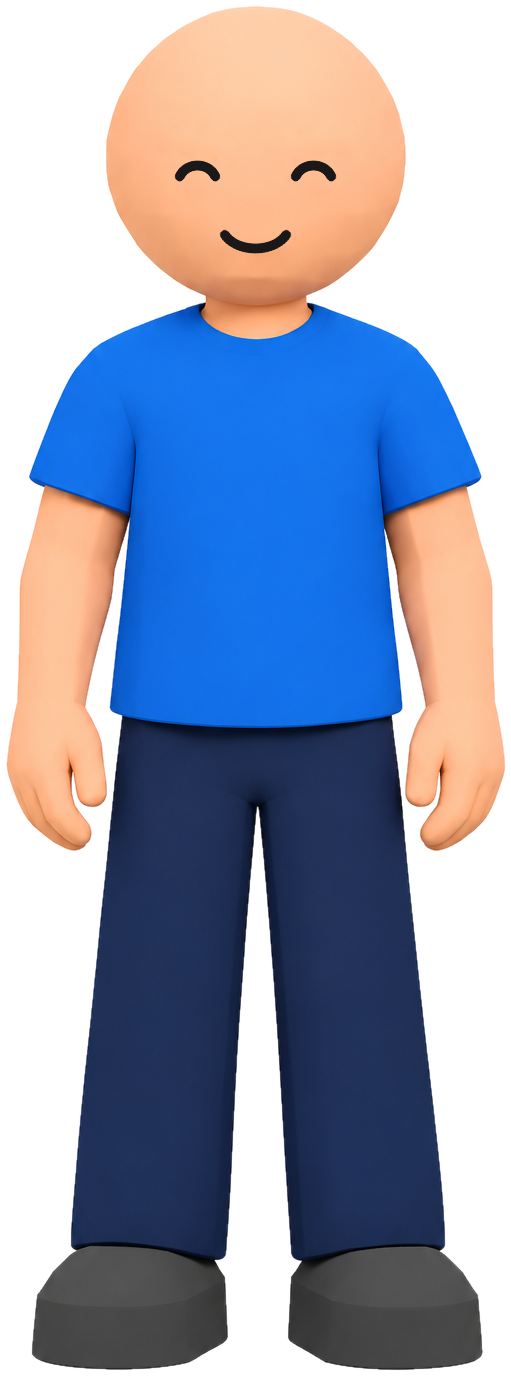
#> input picture production/chars/cut/bf_happy.png, 511 x 1376 px, found by its file name; its folder holds only this picture in this run
$ python puppet.py
#> lines starting #> are read from the running program, lines starting #| are printed output that depends on the picture; after the words box and inside, x2 and y2 are one past the last pixel; in counts of white or black regions, pixels touching at a corner belong together
"""Cut-out puppetry on the user's own character images (no redrawing): sitting legs, raised forearm, pointing arm."""
import os, glob
import numpy as np
from PIL import Image, ImageDraw, ImageFilter

S = os.path.dirname(os.path.abspath(__file__)); CUT = os.path.join(S, 'matte', 'cut'); OUT = os.path.join(S, 'matte', 'pup')
os.makedirs(OUT, exist_ok=True)
GEOM = {  # fractions of image height / width, measured on the references
    'bf': dict(hem=0.53, knee=0.745, arm_l=0.215, arm_r=0.785, elbow=(0.105, 0.445), shoulder=(0.15, 0.27), hand_bottom=0.665),
    'gf': dict(hem=0.565, knee=0.75, arm_l=0.0, arm_r=1.0),
}


# [47 lines left out: functions sit, rotate_part, not called in this run]


def skin_at(im, x, y):
    W, H = im.size; return im.getpixel((int(x * W), int(y * H)))


if __name__ == '__main__':
    from scipy import ndimage
    names = []
    for b in ('bf_ref', 'bf_happy', 'bf_worried', 'bf_smug', 'bf_surprised'):
        for suf in ('', '_talk', '_blink'):
            if os.path.exists(os.path.join(CUT, b + suf + '.png')):
                names.append(b + suf)
    for n in names:
        im = Image.open(os.path.join(CUT, n + '.png')).convert('RGBA'); g = GEOM['bf']
#> further down, im is the input picture: PIL image 511x1376 RGBA; mean R, G, B, A 148.1, 156.5, 179, 166.3
        a = np.asarray(im).copy(); W, H = im.size
#> after `W, H = im.size`: W = 511; H = 1376
        r, gg, b = a[..., 0].astype(int), a[..., 1].astype(int), a[..., 2].astype(int)
        trouser = (b > r) & (r < 90) & (gg < 90)          # never move trouser pixels with the arm
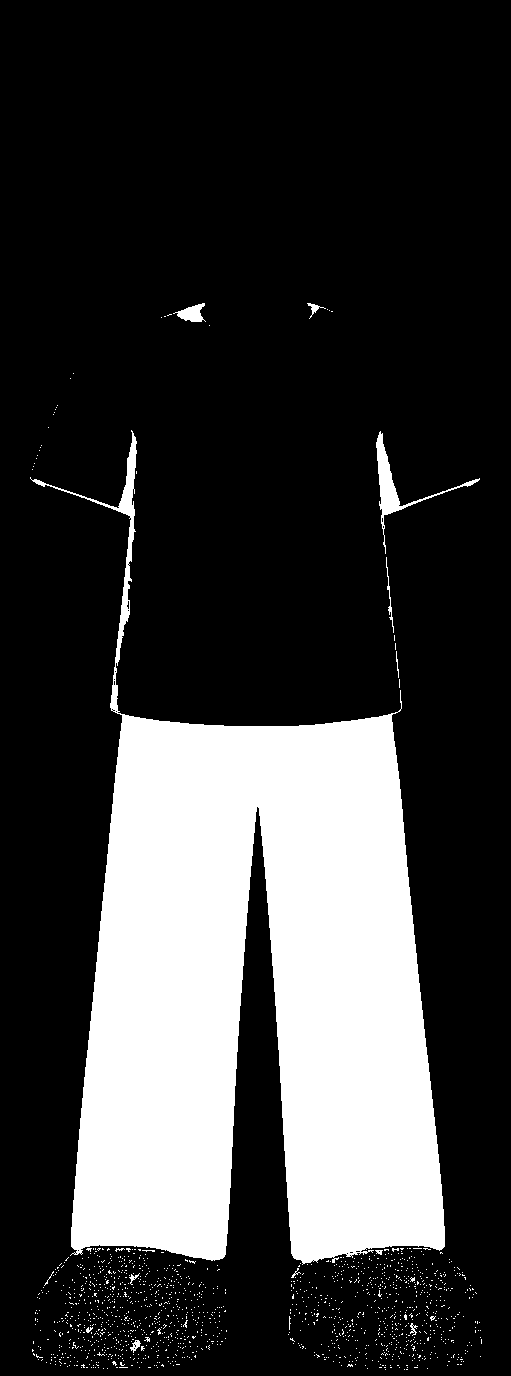
#> trouser: shape (1376, 511) bool; 23.2% white; 1439 white regions (1426 under 20 px), largest, box (x1, y1, x2, y2) and area: (30, 430, 445, 1265) 158654, (376, 431, 480, 554) 1309, (173, 303, 206, 322) 334
        colmask = np.zeros(trouser.shape, bool); colmask[int(0.29 * H):, :int(0.215 * W)] = True
        arm_only = a.copy(); arm_only[~colmask] = 0; arm_only[trouser] = 0
#> after `arm_only[trouser] = 0`: arm_only: shape (1376, 511, 4); mean R, G, B, A 30.9, 29.1, 28.5, 15.1
        body = a.copy(); body[colmask & ~trouser] = 0
#> after `body[colmask & ~trouser] = 0`:
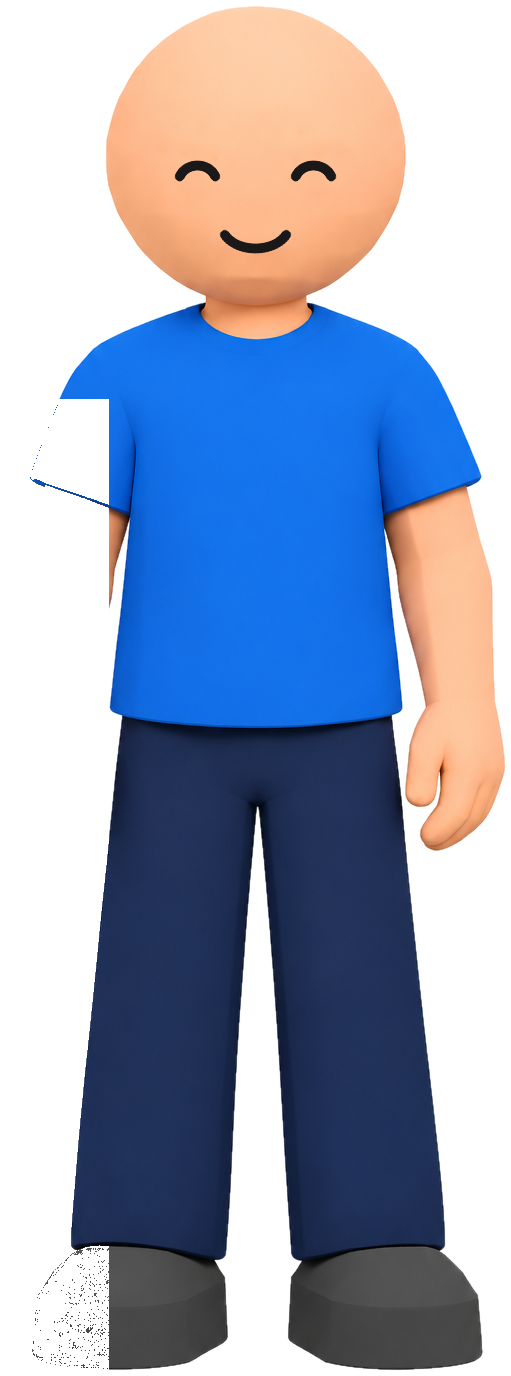
#> body: shape (1376, 511, 4); 13.84% of pixels changed, all inside (x1, y1, x2, y2) = (0, 399, 109, 1376); transparent parts drawn white
        body_img = Image.fromarray(body)
        sk = im.getpixel((int(0.105 * W), int(0.40 * H))); tee = im.getpixel((int(0.5 * W), int(0.35 * H)))
#> after `sk = im.getpixel((int(0.105 * W), int(0.4 * H)))`: sk = (254, 192, 150, 255)
#> after `tee = im.getpixel((int(0.5 * W), int(0.35 * H)))`: tee = (21, 116, 237, 255)
        def pose(region, pivot, angle, cover, name, hand=(0.105, 0.655)):
#> called with region = (0, 0.44, 0.215, 0.7), pivot = (0.105, 0.445), angle = 150, cover = ((254, 192, 150, 255), 0.045, 1), name = 'phone', hand = (0.105, 0.655)
            ax0, ay0, ax1, ay1 = [int(v * s_) for v, s_ in zip(region, (W, H, W, H))]
#> ax0 = 0; ay0 = 605; ax1 = 109; ay1 = 963
            part = np.zeros_like(a); part[ay0:ay1, ax0:ax1] = arm_only[ay0:ay1, ax0:ax1]
            rest = arm_only.copy(); rest[ay0:ay1, ax0:ax1] = 0
#> after `rest[ay0:ay1, ax0:ax1] = 0`: rest: shape (1376, 511, 4); mean R, G, B, A 17.3, 17.3, 17.8, 8.2
            pad = 600; C = Image.new('RGBA', (W + 2 * pad, H + 2 * pad), (0, 0, 0, 0))
#> after `C = Image.new('RGBA', (W + 2 * pad, H + 2 * pad), (0, 0, 0, 0))`: C: PIL image 1711x2576 RGBA; every value is 0
            C.alpha_composite(body_img, (pad, pad)); C.alpha_composite(Image.fromarray(rest), (pad, pad))
            px, py = pivot[0] * W + pad, pivot[1] * H + pad
#> px = 653.7; py = 1212.3
            if cover:
                d = ImageDraw.Draw(C); r_ = cover[1] * W; d.ellipse((px - r_, py - r_ * cover[2], px + r_, py + r_ * cover[2]), fill=cover[0])
#> after `r_ = cover[1] * W`: r_ = 22.99
            P = Image.new('RGBA', C.size, (0, 0, 0, 0)); P.alpha_composite(Image.fromarray(part), (pad, pad))
#> after `P.alpha_composite(Image.fromarray(part), (pad, pad))`:
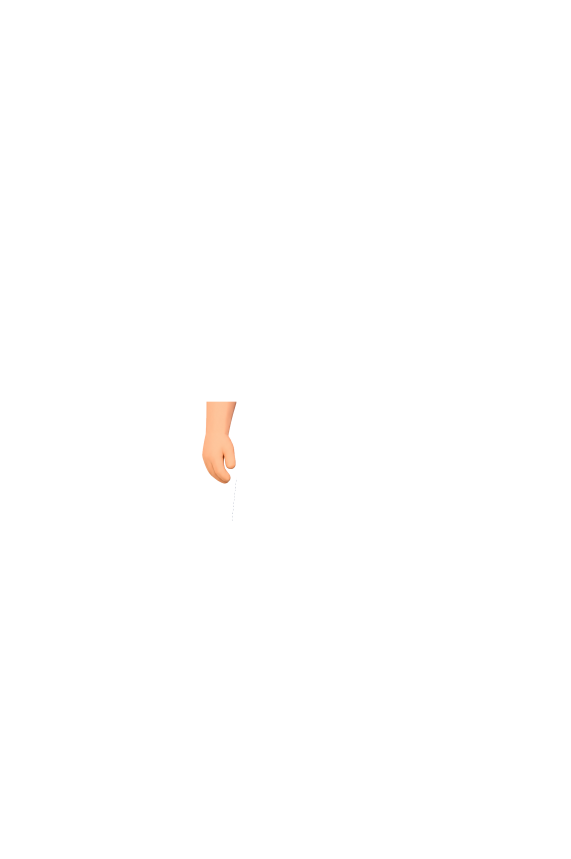
#> P: PIL image 1711x2576 RGBA (shown at 1/3 size); mean R, G, B, A 1.2, 0.9, 0.7, 1.1; transparent parts drawn white
            P = P.rotate(angle, resample=Image.BICUBIC, center=(px, py))
            C.alpha_composite(P)
            bb = C.getbbox(); out = np.asarray(C.crop(bb)).copy()
#> after `bb = C.getbbox()`: bb = (600, 604, 1107, 1972)
            al = out[..., 3] > 128
#> al: shape (1368, 507) bool; 63.7% white; 1 black region, box (x1, y1, x2, y2) and area: (0, 0, 507, 1368) 251993
            core = ndimage.binary_opening(al, structure=np.ones((7, 7)))       # drops thin slivers
#> core: shape (1368, 507) bool; 63.7% white; 1 black region, box (x1, y1, x2, y2) and area: (0, 0, 507, 1368) 252037
            keep = ndimage.binary_dilation(core, iterations=2)
#> keep: shape (1368, 507) bool; 65.2% white; 6 black regions (1 under 20 px), largest, box (x1, y1, x2, y2) and area: (0, 0, 248, 1368) 122240, (264, 0, 507, 750) 56112, (404, 769, 507, 1368) 37503, (132, 821, 378, 1368) 23206, (390, 554, 423, 783) 2238
            out[..., 3] = np.where(keep, out[..., 3], 0)
#> out: shape (1368, 507, 4); mean R, G, B, A 62.1, 70.1, 91.8, 162.3
            Image.fromarray(out, 'RGBA').save(os.path.join(OUT, f'{n}_{name}.png'))
            import math, json
            hx, hy = hand[0] * W + pad, hand[1] * H + pad; th = math.radians(angle)
#> after `hx, hy = (hand[0] * W + pad, hand[1] * H + pad)`: hx = 653.7; hy = 1501.3
            rx = px + (hx - px) * math.cos(th) + (hy - py) * math.sin(th)
#> rx = 798.1
            ry = py - (hx - px) * math.sin(th) + (hy - py) * math.cos(th)
#> ry = 962.1
            jf = os.path.join(OUT, 'hands.json'); dct = json.load(open(jf)) if os.path.exists(jf) else {}
#> (reads production/ep2/pup/hands.json from the repository)
            dct[f'{n}_{name}'] = [(rx - bb[0]) / out.shape[1], (ry - bb[1]) / out.shape[0]]
            json.dump(dct, open(jf, 'w'))
        pose((0.0, 0.44, 0.215, 0.70), g['elbow'], 150, (sk, 0.045, 1.0), 'phone')
        pose((0.0, 0.28, 0.215, 0.70), (0.155, 0.285), -150, (tee, 0.07, 0.9), 'raise')
#> call 2 of pose, with region = (0, 0.28, 0.215, 0.7), pivot = (0.155, 0.285), angle = -150, cover = ((21, 116, 237, 255), 0.07, 0.9), name = 'raise', hand = (0.105, 0.655)
#> in pose (call 2), `rest[ay0:ay1, ax0:ax1] = 0`:
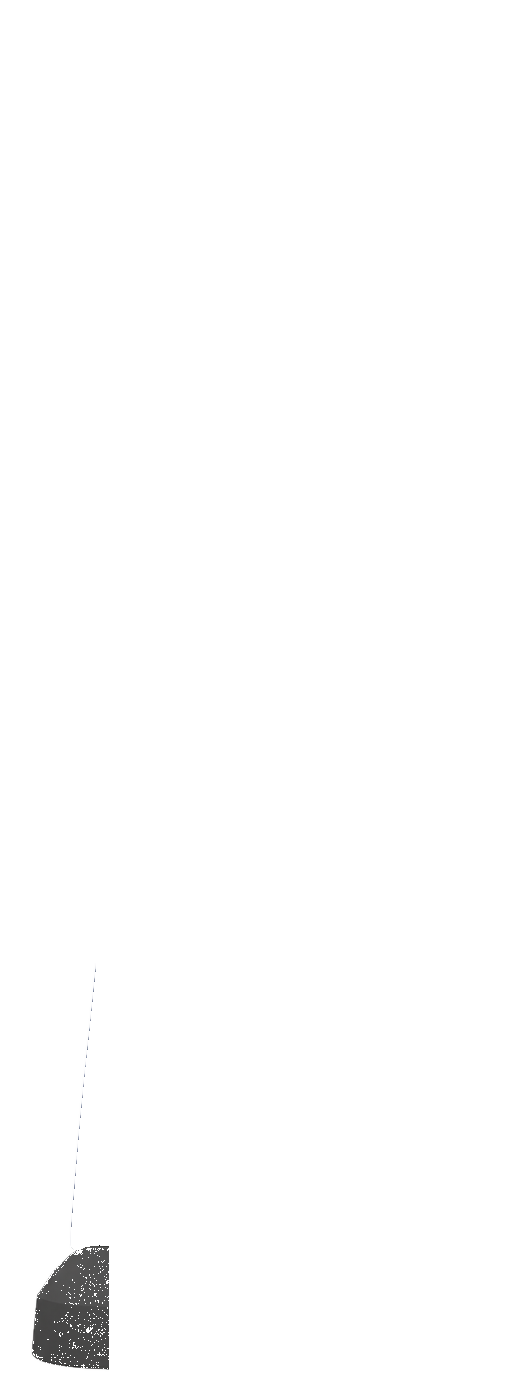
#> rest: shape (1376, 511, 4); mean R, G, B, A 11.4, 11.4, 11.4, 2.7; transparent parts drawn white
#> in pose (call 2), `bb = C.getbbox()`: bb = (377, 505, 1107, 1972)
#> in pose (call 2), `al = out[..., 3] > 128`: al: shape (1467, 730) bool; 42.9% white; 27 white regions (25 under 20 px), largest, box (x1, y1, x2, y2) and area: (220, 101, 728, 1465) 431409, (69, 84, 285, 402) 27802
#> in pose (call 2), `core = ndimage.binary_opening(al, structure=np.ones((7, 7)))`: core: shape (1467, 730) bool; 42.8% white; 2 white regions, box (x1, y1, x2, y2) and area: (224, 101, 728, 1465) 430963, (69, 84, 284, 401) 27791
#> in pose (call 2), `keep = ndimage.binary_dilation(core, iterations=2)`: keep: shape (1467, 730) bool; 44% white; 1 white region, box (x1, y1, x2, y2) and area: (67, 82, 730, 1467) 471239
#> in pose (call 2), `out[..., 3] = np.where(keep, out[..., 3], 0)`:
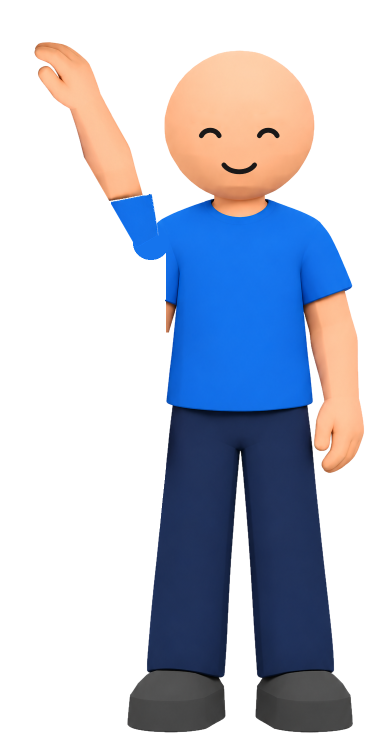
#> out: shape (1467, 730, 4) (shown at 1/2 size); mean R, G, B, A 42.2, 47.9, 62.8, 109.3; transparent parts drawn white
        pose((0.0, 0.28, 0.215, 0.70), (0.155, 0.285), -80, (tee, 0.07, 0.9), 'point')
#> call 3 of pose, with region = (0, 0.28, 0.215, 0.7), pivot = (0.155, 0.285), angle = -80, cover = ((21, 116, 237, 255), 0.07, 0.9), name = 'point', hand = (0.105, 0.655)
#> in pose (call 3), `bb = C.getbbox()`: bb = (119, 604, 1107, 1972)
#> in pose (call 3), `al = out[..., 3] > 128`: al: shape (1368, 988) bool; 34% white; 26 white regions (24 under 20 px), largest, box (x1, y1, x2, y2) and area: (454, 2, 986, 1366) 431402, (107, 362, 463, 486) 27797
#> in pose (call 3), `core = ndimage.binary_opening(al, structure=np.ones((7, 7)))`: core: shape (1368, 988) bool; 33.9% white; 2 white regions, box (x1, y1, x2, y2) and area: (456, 2, 986, 1366) 430973, (107, 363, 462, 485) 27761
#> in pose (call 3), `keep = ndimage.binary_dilation(core, iterations=2)`:
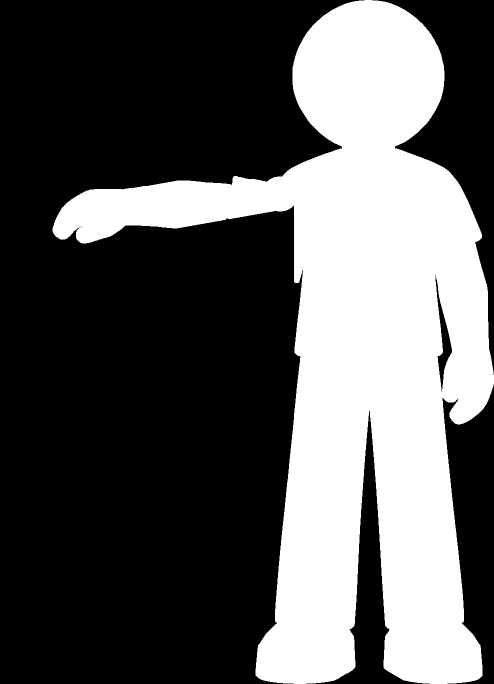
#> keep: shape (1368, 988) bool (shown at 1/2 size); 34.9% white; 1 white region, box (x1, y1, x2, y2) and area: (105, 0, 988, 1368) 471372
#> in pose (call 3), `out[..., 3] = np.where(keep, out[..., 3], 0)`:
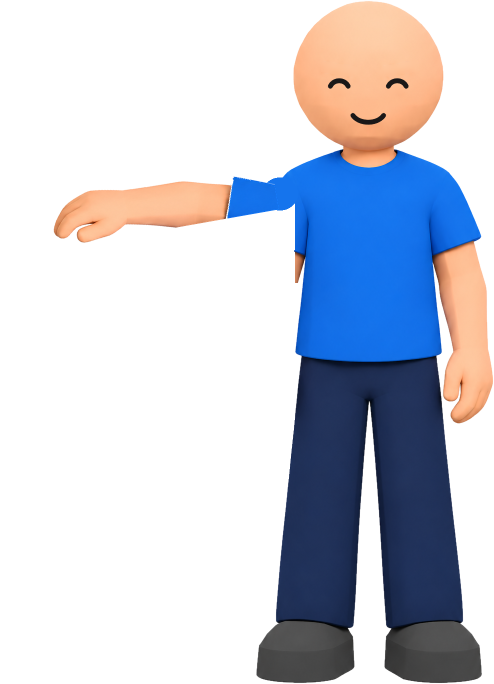
#> out: shape (1368, 988, 4) (shown at 1/2 size); mean R, G, B, A 33.5, 37.9, 49.7, 86.6; transparent parts drawn white
        print('done', n)
